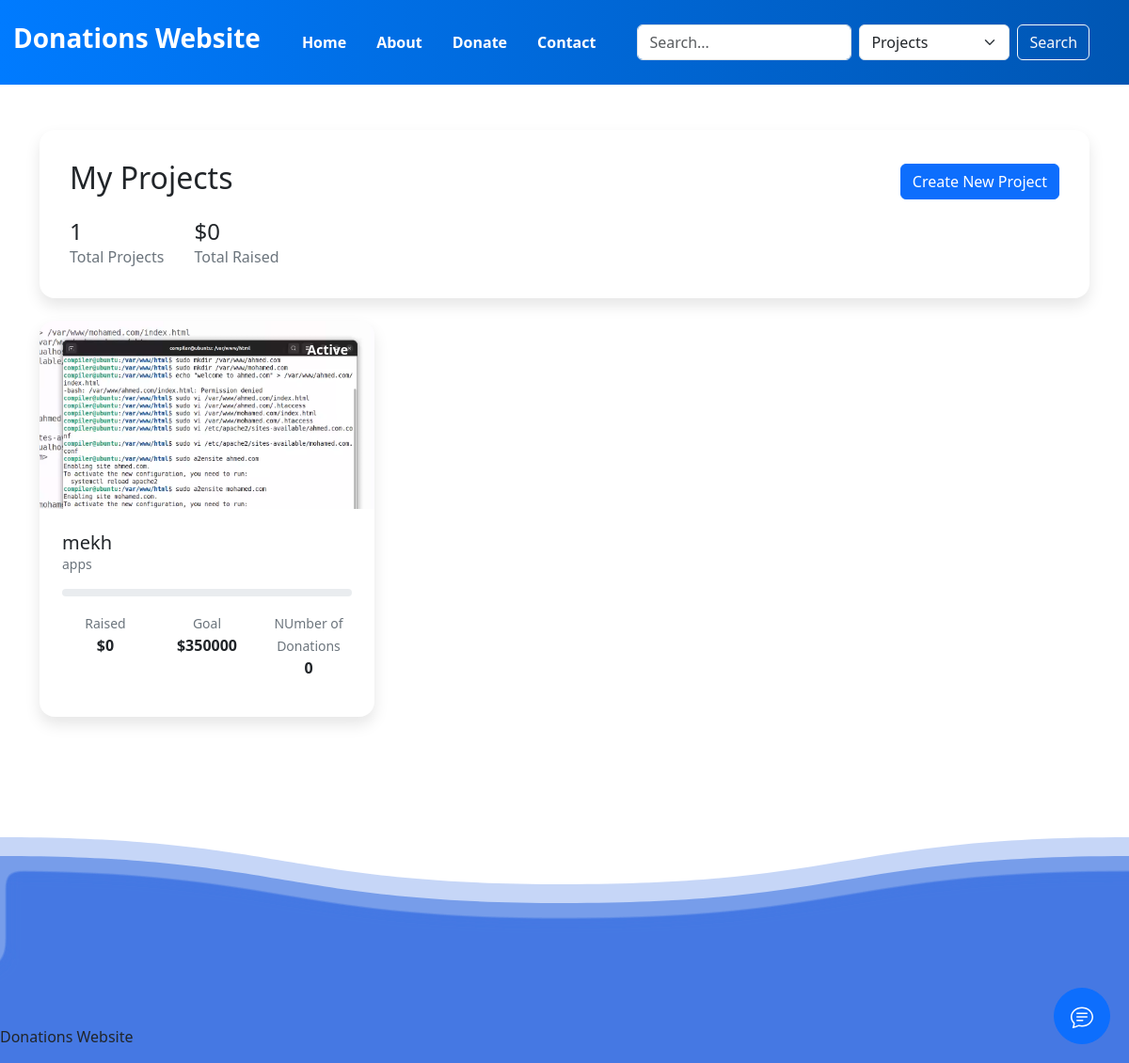
The app's page /my-projects/ (signed in), older data.
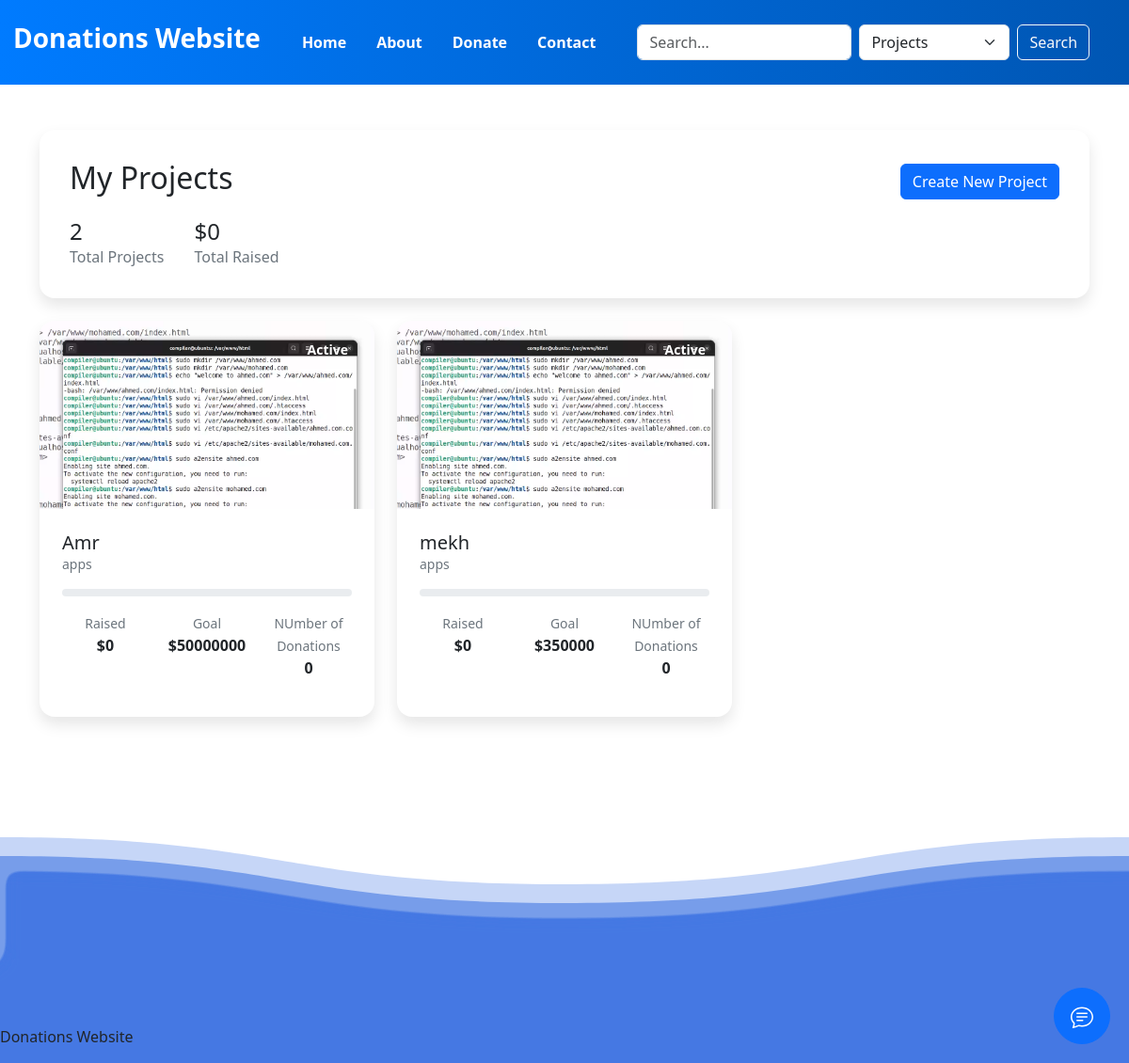
The same page, newer data.
### dashboard/models.py (models this page shows, shortened)
class Project(models.Model):
    creator = models.ForeignKey(User, on_delete=models.CASCADE)
    title = models.CharField(max_length=100)
    details = models.TextField()
    category = models.ForeignKey(Category, on_delete=models.CASCADE)
    tags = models.ManyToManyField(Tag)
    target = models.DecimalField(max_digits=10, decimal_places=2, null=True, blank=True,
                                help_text="Target amount to raise")
    current_amount = models.DecimalField(max_digits=10, decimal_places=2, default=0)
    start_time = models.DateTimeField(auto_now_add=True)
    end_time = models.DateTimeField(null=True, blank=True)

class ProjectPictures(models.Model):
    project = models.ForeignKey(Project, on_delete=models.CASCADE)
    image = models.ImageField(upload_to='projects/images')

class Category(models.Model):
    name = models.CharField(max_length=100)
    description = models.TextField()
    slug = models.SlugField(blank=True)  # ⚠️ no unique=True for now!
    class Meta:
        verbose_name_plural = "Categories"

### main/views.py (the view)
# urls.py: path('my-projects/', UserProjects.as_view(), name='user_projects'),
class UserProjects(LoginRequiredMixin,View):
    def get(self, request):
        user = request.user
        projects = Project.objects.filter(
            creator=user
        ).select_related(
            'category'
        ).prefetch_related(
            'projectpictures_set',
            'donations'
        ).annotate(
            donation_count=Count('donations'),
            total_raised=Sum('donations__amount'),
            average_rating=Avg('ratings__value')
        ).order_by('-start_time')
        context = {
            'projects': projects,
            'total_projects': projects.count(),
            'total_raised': projects.aggregate(
                total=Sum('current_amount')
            )['total'] or 0,
        }
        return render(request, 'main/user_projects.html', context)

### main/templates/main/user_projects.html (shortened to what this page needs)
{% extends 'parent.html' %}
{% load static %}
{% block style %}
<link href="https://cdn.jsdelivr.net/npm/bootstrap@5.3.0/dist/css/bootstrap.min.css" rel="stylesheet">
<link rel="stylesheet" href="{% static 'main/css/user_projects.css' %}">
{% endblock %}
{% block content %}
<div class="container py-5">
    <div class="projects-header mb-4">
        <div class="d-flex justify-content-between align-items-center">
            <h2>My Projects</h2>
            <a href="{% url 'project_add' %}" class="btn btn-primary">
                 Create New Project
            </a>
        </div>
        <div class="stats mt-3">
            <div class="stat-item">
                <h4>{{ total_projects }}</h4>
                <p>Total Projects</p>
            </div>
            <div class="stat-item">
                <h4>${{ total_raised|floatformat:0 }}</h4>
                <p>Total Raised</p>
            </div>
        </div>
    </div>
    <div class="row g-4">
        {% if projects %}
            {% for project in projects %}
            <div class="col-md-6 col-lg-4">
                <div class="project-card">
                    <div class="project-image">
                        {% if project.projectpictures_set.all %}
                            <img src="{{ project.projectpictures_set.first.image.url }}" alt="{{ project.title }}">
                        {% else %}
                            <img src="{% static 'images/default-project.jpg' %}" alt="{{ project.title }}">
                        {% endif %}
                        <div class="project-status
                            {% if project.end_time < now %}expired
                            {% elif project.current_amount >= project.target %}completed
                            {% else %}active{% endif %}">
                            {% if project.end_time < now %}Expired
                            {% elif project.current_amount >= project.target %}Completed
                            {% else %}Active{% endif %}
                        </div>
                    </div>
                    <div class="project-content">
                        <h5>{{ project.title }}</h5>
                        <p class="category">{{ project.category.name }}</p>
                        <div class="progress mb-3">
                        </div>
                        <div class="project-stats">
                            <div>
                                <small>Raised</small>
                                <p>${{ project.current_amount|floatformat:0 }}</p>
                            </div>
                            <div>
                                <small>Goal</small>
                                <p>${{ project.target|floatformat:0 }}</p>
                            </div>
                            <div>
                                <small>NUmber of Donations</small>
                                <p>{{ project.donation_count }}</p>
                            </div>
                        </div>
                    </div>
                </div>
            </div>
        {% endif %}
    </div>
</div>
{% endblock %}

Row changes from the older to the newer data that the page shows:
added Project: projectpictures_set.first.image (picture), shows "Active", title "Amr", category.name "apps", current_amount "0", target "50000000", donation_count "0"
Text that changed along with them:
{{ total_projects }}: "1" → "2"
